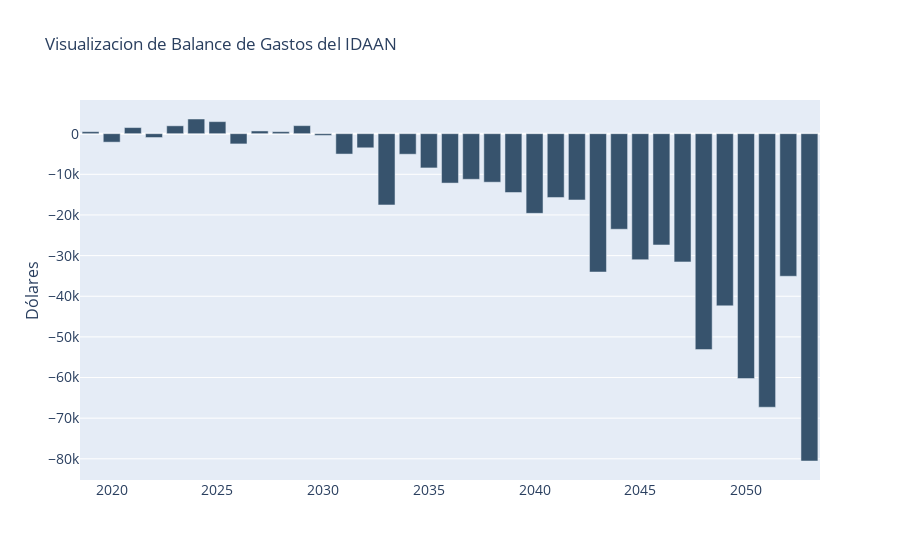

Write notebook code for a chart like this one.
### Markdown cell above
## Visualización de el Balance del IDAAN hasta 2050

### Code cell
fig_detalle_total = go.Figure()

fig_detalle_total.add_trace(go.Bar(x=df_plotly['Años'], 
                                   y=df_plotly['Balance'],marker_color='rgb(55, 83, 109)'))

fig_detalle_total.update_layout(
    title='Visualizacion de Balance de Gastos del IDAAN',
    xaxis_tickfont_size=14,
    yaxis=dict(
        title='Dólares',
        titlefont_size=16,
        tickfont_size=14,
    ),
    barmode='group'
)

fig_detalle_total.show()

### Figure 1 — Plotly figure (JSON) as saved in the notebook; plotly's stock layout.template omitted (floating-point values rounded to 4 significant figures)
{"data": [{"marker": {"color": "rgb(55, 83, 109)"}, "type": "bar", "x": [2019, 2020, 2021, 2022, 2023, 2024, 2025, 2026, 2027, 2028, 2029, 2030, 2031, 2032, 2033, 2034, 2035, 2036, 2037, 2038, 2039, 2040, 2041, 2042, 2043, 2044, 2045, 2046, 2047, 2048, 2049, 2050, 2051, 2052, 2053], "y": [494.0, -2085.0, 1503.0, -949.0, 1936.0, 3611.0, 2964.0, -2521.0, 671.0, 494.0, 1974.0, -432.0, -5014.0, -3476.0, -17540.0, -5054.0, -8429.0, -12160.0, -11230.0, -11940.0, -14470.0, -19600.0, -15700.0, -16310.0, -34040.0, -23510.0, -31010.0, -27380.0, -31551, -53130.0, -42363, -60255, -67306, -35080.0, -80537]}], "layout": {"barmode": "group", "title": {"text": "Visualizacion de Balance de Gastos del IDAAN"}, "xaxis": {"tickfont": {"size": 14}}, "yaxis": {"tickfont": {"size": 14}, "title": {"font": {"size": 16}, "text": "Dólares"}}}}
